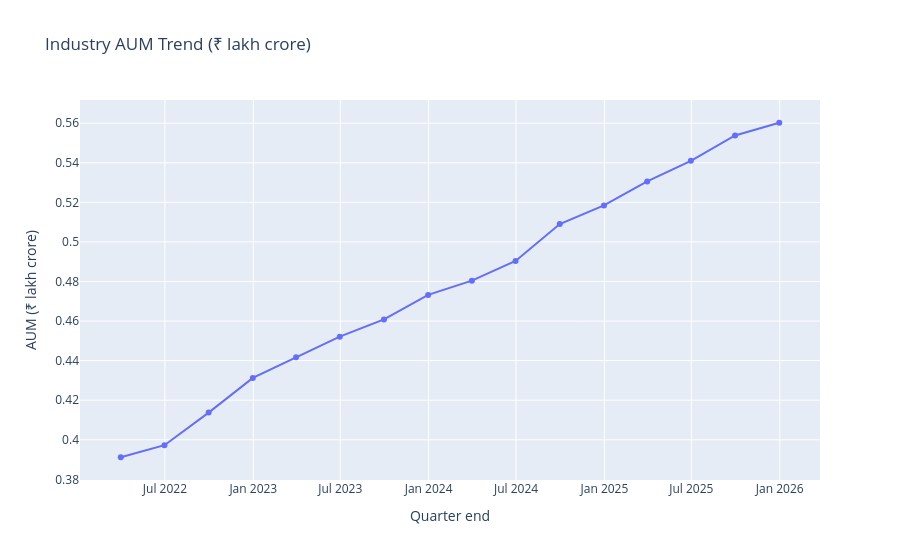

Notebook code for this chart:
### Code cell
fig = px.line(aum_trend, x="quarter_end_date", y="aum_lakh_crore", markers=True,
              title="Industry AUM Trend (₹ lakh crore)",
              labels={"quarter_end_date":"Quarter end", "aum_lakh_crore":"AUM (₹ lakh crore)"})
fig.show()

### Figure 1 — Plotly figure (JSON) as saved in the notebook; plotly's stock layout.template omitted (floating-point values rounded to 4 significant figures)
{"data": [{"hovertemplate": "Quarter end=%{x}<br>AUM (₹ lakh crore)=%{y}<extra></extra>", "legendgroup": "", "line": {"color": "#636efa", "dash": "solid"}, "marker": {"symbol": "circle"}, "mode": "lines+markers", "name": "", "orientation": "v", "showlegend": false, "type": "scatter", "x": ["2022-03-31T00:00:00", "2022-06-30T00:00:00", "2022-09-30T00:00:00", "2022-12-31T00:00:00", "2023-03-31T00:00:00", "2023-06-30T00:00:00", "2023-09-30T00:00:00", "2023-12-31T00:00:00", "2024-03-31T00:00:00", "2024-06-30T00:00:00", "2024-09-30T00:00:00", "2024-12-31T00:00:00", "2025-03-31T00:00:00", "2025-06-30T00:00:00", "2025-09-30T00:00:00", "2025-12-31T00:00:00"], "xaxis": "x", "y": [0.3912, 0.3973, 0.4137, 0.4313, 0.4417, 0.4521, 0.4608, 0.4732, 0.4804, 0.4904, 0.509, 0.5184, 0.5306, 0.541, 0.5538, 0.5602], "yaxis": "y"}], "layout": {"legend": {"tracegroupgap": 0}, "title": {"text": "Industry AUM Trend (₹ lakh crore)"}, "xaxis": {"anchor": "y", "domain": [0, 1], "title": {"text": "Quarter end"}}, "yaxis": {"anchor": "x", "domain": [0, 1], "title": {"text": "AUM (₹ lakh crore)"}}}}
